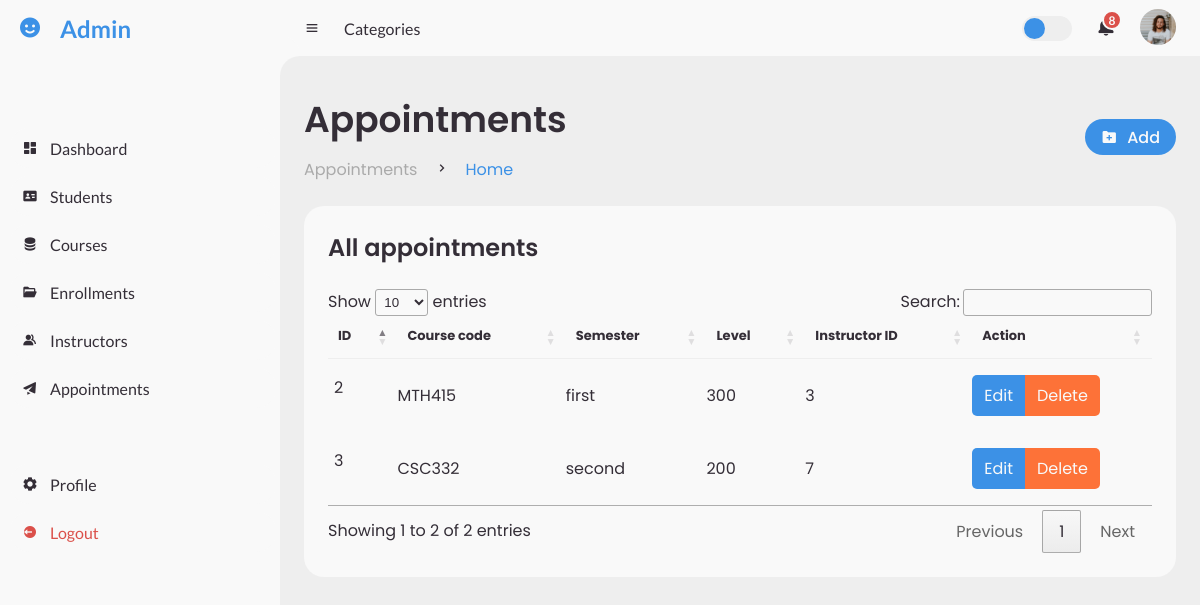
The page /view/appointments/index.php (signed in) on the database its author committed.
### tables this page shows
CREATE TABLE `appointments` (
  `id` int(11) NOT NULL,
  `course_id` int(11) NOT NULL,
  `semester` varchar(6) NOT NULL,
  `level` varchar(3) NOT NULL,
  `instructor_id` int(11) NOT NULL
);

CREATE TABLE `courses` (
  `id` int(11) NOT NULL,
  `code` varchar(6) NOT NULL,
  `name` varchar(100) NOT NULL,
  `credit_hours` int(11) NOT NULL
);

### app/database.php (called while the page is built, shortened)
<?php
class Database {
	private $host;
	private $db_name;
	private $username;
	private $password;
	public $conn;
	public function __construct()
	{
		try {
			$this->conn = new PDO("mysql:host=$this->host;dbname=$this->db_name", $this->username, $this->password);
			$this->conn->setAttribute(PDO::ATTR_ERRMODE, PDO::ERRMODE_EXCEPTION);
		} catch (PDOException $e) {
			echo "Connection Error: " . $e->getMessage();
		}
	}
	private function set_variables(): void
	{
		$this->host = $_ENV['DB_HOST'];
		$this->db_name = $_ENV['DB_NAME'];
		$this->username = $_ENV['DB_USER'];
		$this->password = $_ENV['DB_PASSWORD'];
	}
	public function all(string $table): array
	{
		try {
			$sql = "SELECT * FROM $table";
			$stmt = $this->conn->prepare($sql);
			$stmt->execute();
			return $stmt->fetchAll(PDO::FETCH_ASSOC);
		} catch (PDOException $e) {
			echo "Error: " . $e->getMessage();
			return [];
		}
	}
	public function find(string $table, int $id): array
	{
		try {
			$sql = "SELECT * FROM $table WHERE id = :id";
			$stmt = $this->conn->prepare($sql);
			$stmt->bindValue(':id', $id);
			$stmt->execute();
			$result = $stmt->fetch(PDO::FETCH_ASSOC);
			return $result;
		} catch (PDOException $e) {
			echo 'Error: ' . $e->getMessage();
			return [];
		}
	}
}

### view/appointments/index.php (the view, shortened to what this page needs)
<?php
include_once('../partials/header.php');
include_once('../partials/sidebar.php');
$db = new Database();
$appointments = $db->all('appointments');
?>
<section id="content">
    <?php include_once('../partials/navbar.php') ?>
    <main>
        <div class="head-title">
            <div class="left">
                <h1>Appointments</h1>
                <ul class="breadcrumb">
                    <li>
                        <a href="#">Appointments</a>
                    </li>
                    <li><i class='bx bx-chevron-right'></i></li>
                    <li>
                        <a class="active" href="#">Home</a>
                    </li>
                </ul>
            </div>
            <a href="create.php" class="btn-download">
                <i class='bx bxs-folder-plus'></i>
                <span class="text">Add</span>
            </a>
        </div>
        <div class="table-data">
            <div class="ls-tables">
                <div class="order">
                    <div class="head">
                        <h3>All appointments</h3>
                    </div>
                    <table id="appointments-table">
                        <thead>
                            <tr>
                                <th>ID</th>
                                <th>Course code</th>
                                <th>Semester</th>
                                <th>Level</th>
                                <th>Instructor ID</th>
                                <th>Action</th>
                            </tr>
                        </thead>
                        <tbody>
                            <?php foreach($appointments as $appointment): ?>
                                <?php
                                    $course_code = $db->find('courses', $appointment['course_id'])['code'];
                                ?>
                            <tr>
                                <td><?= $appointment['id'] ?></td>
                                <td><?= $course_code ?></td>
                                <td><?= $appointment['semester'] ?></td>
                                <td><?= $appointment['level'] ?></td>
                                <td><?= $appointment['instructor_id'] ?></td>
                                <td>
                                    <div class="tabgroup">
                                        <span class="tab-item edit"><a href="edit.php?id=<?= $appointment['id'] ?>">Edit</a></span>
                                        <span class="tab-item delete"><a href="<?= $root . 'app/delete.php?table=appointments&id=' . $appointment['id'] ?>" onclick="return confirm('Are you sure you want to delete <?= $appointment['id'] ?>?')">Delete</a></span>
                                    </div>
                                </td>
                            </tr>
                            <?php endforeach ?>
                        </tbody>
                    </table>
                </div>
            </div>
        </div>
    </main>
</section>
<?php include_once('../partials/footer.php') ?>

### assets/css/style.css (style rules this page uses)
* { margin: 0; padding: 0; box-sizing: border-box; }
a { text-decoration: none; }
li { list-style: none; }
:root { --poppins: 'Poppins', sans-serif; --lato: 'Lato', sans-serif; --light: #F9F9F9; --blue: #3C91E6; --light-blue: #CFE8FF; --grey: #eee; --dark-grey: #AAAAAA; --dark: #342E37; --red: #DB504A; --yellow: #FFCE26; --light-yellow: #FFF2C6; --orange: #FD7238; --light-orange: #FFE0D3; }
html { overflow-x: hidden; }
body { background: var(--grey); overflow-x: hidden; }
#content { position: relative; width: calc(100% - 280px); left: 280px; transition: .3s ease; }
#content main { width: 100%; padding: 36px 24px; font-family: var(--poppins); max-height: calc(100vh - 56px); overflow-y: auto; }
#content main .head-title { display: flex; align-items: center; justify-content: space-between; grid-gap: 16px; flex-wrap: wrap; }
#content main .head-title .left h1 { font-size: 36px; font-weight: 600; margin-bottom: 10px; color: var(--dark); }
#content main .head-title .left .breadcrumb { display: flex; align-items: center; grid-gap: 16px; }
#content main .head-title .left .breadcrumb li { color: var(--dark); }
#content main .head-title .left .breadcrumb li a { color: var(--dark-grey); pointer-events: none; }
#content main .head-title .left .breadcrumb li a.active { color: var(--blue); pointer-events: unset; }
#content main .head-title .btn-download { height: 36px; padding: 0 16px; border-radius: 36px; background: var(--blue); color: var(--light); display: flex; justify-content: center; align-items: center; grid-gap: 10px; font-weight: 500; }
#content main .table-data { display: flex; flex-wrap: wrap; grid-gap: 24px; margin-top: 24px; width: 100%; color: var(--dark); }
#content main .table-data > div { border-radius: 20px; background: var(--light); padding: 24px; overflow-x: auto; }
#content main .table-data .head { display: flex; align-items: center; grid-gap: 16px; margin-bottom: 24px; }
#content main .table-data .head h3 { margin-right: auto; font-size: 24px; font-weight: 600; }
#content main .table-data .ls-tables { flex-grow: 1; flex-basis: 500px; }
#content main .table-data .ls-tables table { width: 100%; border-collapse: collapse; }
#content main .table-data .ls-tables table th { padding-bottom: 12px; font-size: 13px; text-align: left; border-bottom: 1px solid var(--grey); }
#content main .table-data .ls-tables table td { padding: 16px 0; }
#content main .table-data .ls-tables table tr td:first-child { display: flex; align-items: center; grid-gap: 12px; padding-left: 6px; }
#content main .table-data .ls-tables table tr td div.tabgroup { display: flex; align-items: center; justify-content: left; }
#content main .table-data .ls-tables table tr td div.tabgroup span.tab-item { display: inline-block; margin: 0; padding: 8px 12px; background-color: var(--blue); color: var(--light); }
#content main .table-data .ls-tables table tr td div.tabgroup span.tab-item a { color: inherit; }
#content main .table-data .ls-tables table tr td div.tabgroup span.edit { background-color: var(--blue); border-top-left-radius: 5px; border-bottom-left-radius: 5px; }
#content main .table-data .ls-tables table tr td div.tabgroup span.delete { background-color: var(--orange); border-top-right-radius: 5px; border-bottom-right-radius: 5px; }

### rows shown on the page
appointments: id "2", course.code "MTH415", semester "first", level "300", instructor "3"
appointments: id "3", course.code "CSC332", semester "second", level "200", instructor "7"
